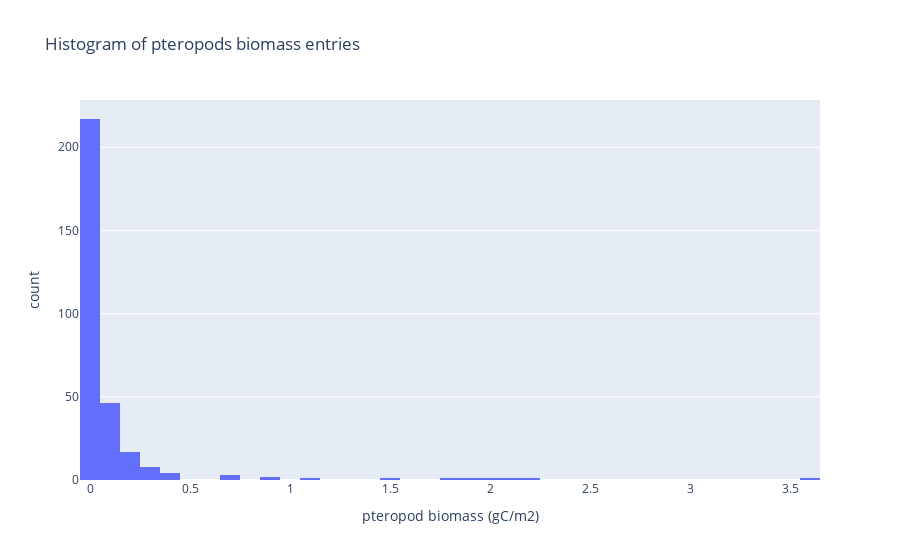

The cell this chart's notebook holds for it:
### Markdown cell above
## Histogram

### Code cell
ds_pter_2deg_no_0=ds_pter_2deg.where(ds_pter_2deg!=0,np.nan)
flat_data = ds_pter_2deg_no_0.values.flatten()
valid_data = flat_data[~np.isnan(flat_data)]

df = pd.DataFrame({"pteropod biomass (gC/m2)": valid_data})

fig = px.histogram(
    df*0.4,
    x="pteropod biomass (gC/m2)",
    nbins=50,
    labels={"count": "frequency"},
    title="Histogram of pteropods biomass entries "
)
fig.show()

### Figure 1 — Plotly figure (JSON) as saved in the notebook; plotly's stock layout.template omitted (floating-point values rounded to 4 significant figures; data arrays with more than 128 entries replaced by an {"elided": "..."} marker saying what was removed)
{"data": [{"bingroup": "x", "hovertemplate": "pteropod biomass (gC/m2)=%{x}<br>count=%{y}<extra></extra>", "legendgroup": "", "marker": {"color": "#636efa", "pattern": {"shape": ""}}, "name": "", "nbinsx": 50, "orientation": "v", "showlegend": false, "type": "histogram", "x": {"elided": "305 float values"}, "xaxis": "x", "yaxis": "y"}], "layout": {"barmode": "relative", "legend": {"tracegroupgap": 0}, "title": {"text": "Histogram of pteropods biomass entries "}, "xaxis": {"anchor": "y", "domain": [0, 1], "title": {"text": "pteropod biomass (gC/m2)"}}, "yaxis": {"anchor": "x", "domain": [0, 1], "title": {"text": "count"}}}}
